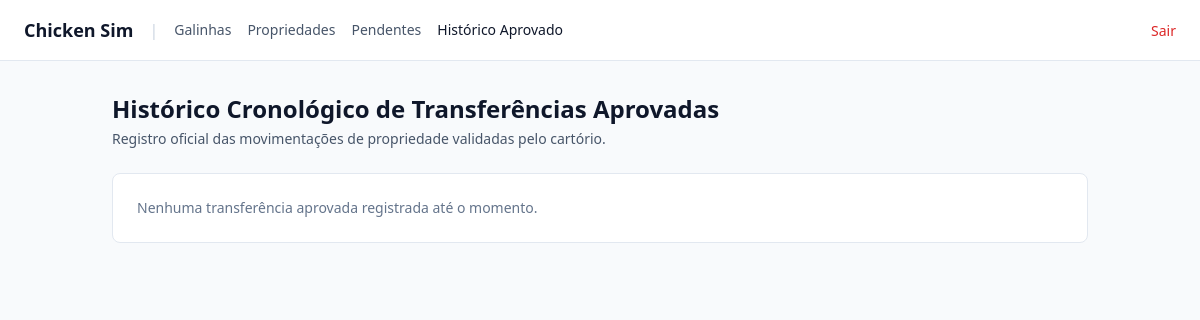
Page /transferencias/historico/ (signed in) on the earlier database version.
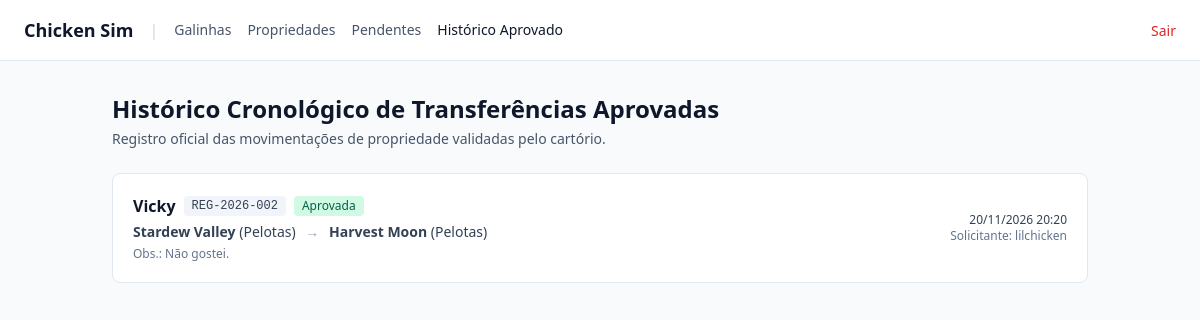
Same page on the later database version.
### cartorio/models.py (models this page shows, shortened)
class Transferencia(models.Model):
    STATUS_TRANSF = [
        ('pendente', 'Pendente'),
        ('aprovada', 'Aprovada'),
        ('rejeitada', 'Rejeitada'),
    ]
    animal = models.ForeignKey(
        Animal, on_delete=models.CASCADE, related_name='transferencias'
    )
    propriedade_origem = models.ForeignKey(
        Propriedade, on_delete=models.PROTECT, related_name='transferencias_saida'
    )
    propriedade_destino = models.ForeignKey(
        Propriedade, on_delete=models.PROTECT, related_name='transferencias_entrada'
    )
    solicitante = models.ForeignKey(Usuario, on_delete=models.CASCADE)
    status = models.CharField(
        max_length=20, choices=STATUS_TRANSF, default='pendente'
    )
    motivo_rejeicao = models.TextField(blank=True, null=True)
    observacao = models.TextField(blank=True, default='')
    data_solicitacao = models.DateTimeField(auto_now_add=True)
    data_decisao = models.DateTimeField(blank=True, null=True)
    analisado_por = models.ForeignKey(
        Usuario,
        null=True,
        blank=True,
        on_delete=models.SET_NULL,
        related_name='analises_realizadas'
    )

class Animal(models.Model):
    SEXO_CHOICES = [
        ('M', 'Macho'),
        ('F', 'Fêmea'),
        ('N', 'Não definido'),
    ]
    STATUS_CHOICES = [
        ('ativo', 'Ativo'),
        ('inativo', 'Inativo'),
        ('morto', 'Morto'),
        ('transferido', 'Transferido'),
    ]
    numero_registro = models.CharField(max_length=50, unique=True) # RN01
    nome = models.CharField(max_length=150)
    especie = models.CharField(max_length=100, default='Galinha') # Default species is set to 'Galinha' (Chicken)
    raca = models.ForeignKey(Raca, on_delete=models.PROTECT)
    sexo = models.CharField(max_length=1, choices=SEXO_CHOICES)
    nascimento = models.DateField()
    propriedade_atual = models.ForeignKey(
        Propriedade, on_delete=models.PROTECT, related_name='animais'
    )
    pai = models.ForeignKey(
        'self',
        null=True,
        blank=True,
        on_delete=models.SET_NULL,
        related_name='filhos_pai'
    )
    mae = models.ForeignKey(
        'self',
        null=True,
        blank=True,
        on_delete=models.SET_NULL,
        related_name='filhos_mae'
    )
    status = models.CharField(
        max_length=20, choices=STATUS_CHOICES, default='ativo'
    )
    created_at = models.DateTimeField(auto_now_add=True)
    updated_at = models.DateTimeField(auto_now=True)

class Propriedade(models.Model):
    nome = models.CharField(max_length=150)
    municipio = models.CharField(max_length=100)
    produtor = models.ForeignKey(
        Usuario, on_delete=models.CASCADE, related_name='propriedades'
    )

class Usuario(AbstractUser):
    is_cartorio = models.BooleanField(default=False)

### cartorio/views.py (the view)
# urls.py: path('transferencias/historico/', TransferenciaHistoricoListView.as_view(), name='transferencia_historico'),
class TransferenciaHistoricoListView(LoginRequiredMixin, ListView):
    model = Transferencia
    template_name = 'cartorio/transferencia_historico_list.html'
    context_object_name = 'transferencias'
    def get_queryset(self):
        user = self.request.user
        qs = Transferencia.objects.filter(status='aprovada').select_related(
            'animal',
            'propriedade_origem',
            'propriedade_origem__produtor',
            'propriedade_destino',
            'propriedade_destino__produtor',
            'solicitante',
        )
        if not getattr(user, 'is_cartorio', False):
            qs = qs.filter(
                Q(propriedade_origem__produtor=user)
                | Q(propriedade_destino__produtor=user)
            )
        return qs.order_by('-data_decisao', '-data_solicitacao', '-pk')

### cartorio/templates/cartorio/transferencia_historico_list.html (shortened to what this page needs)
<!DOCTYPE html>
<html lang="pt-br">
<head>
  <script src="https://cdn.tailwindcss.com"></script>
</head>
<body class="bg-slate-50 text-slate-800 min-h-screen">
  <nav class="bg-white border-b border-slate-200 px-6 py-4 flex items-center justify-between">
    <div class="flex items-center gap-4">
      {% if request.user.is_cartorio %}
        <a href="{% url 'cartorio_dashboard' %}" class="font-bold text-lg text-slate-900">Chicken Sim</a>
        <span class="text-slate-300">|</span>
        <a href="{% url 'animal_list' %}" class="text-sm text-slate-600 hover:text-slate-900">Galinhas</a>
        <a href="{% url 'propriedade_list' %}" class="text-sm text-slate-600 hover:text-slate-900">Propriedades</a>
        <a href="{% url 'transferencia_pendentes' %}" class="text-sm text-slate-600 hover:text-slate-900">Pendentes</a>
      {% else %}
        <a href="{% url 'produtor_dashboard' %}" class="font-bold text-lg text-slate-900">Chicken Sim</a>
        <span class="text-slate-300">|</span>
        <a href="{% url 'produtor_dashboard' %}" class="text-sm text-slate-600 hover:text-slate-900">Meu Painel</a>
      {% endif %}
      <a href="{% url 'transferencia_historico' %}" class="text-sm font-medium text-slate-900">
        Histórico Aprovado
      </a>
    </div>
    <form method="post" action="{% url 'logout' %}" class="inline">
      <button type="submit" class="text-sm text-red-600 hover:underline font-medium">Sair</button>
    </form>
  </nav>
  <main class="max-w-5xl mx-auto px-6 py-8 space-y-6">
    <div>
      <h1 class="text-2xl font-bold text-slate-900">Histórico Cronológico de Transferências Aprovadas</h1>
      <p class="text-sm text-slate-600 mt-1">
        Registro oficial das movimentações de propriedade validadas pelo cartório.
      </p>
    </div>
    {% if transferencias %}
      <div class="bg-white rounded-lg border border-slate-200 shadow-xs divide-y divide-slate-100">
        {% for item in transferencias %}
          <article class="p-5 flex flex-col sm:flex-row sm:items-center sm:justify-between gap-4">
            <div class="space-y-1">
              <div class="flex items-center gap-2">
                <span class="font-semibold text-slate-900">{{ item.animal.nome }}</span>
                <span class="font-mono text-xs bg-slate-100 text-slate-700 px-2 py-0.5 rounded">
                  {{ item.animal.numero_registro }}
                </span>
                <span class="text-xs font-medium bg-emerald-100 text-emerald-800 px-2 py-0.5 rounded">
                  Aprovada
                </span>
              </div>
              <p class="text-sm text-slate-700">
                <strong>{{ item.propriedade_origem.nome }}</strong> ({{ item.propriedade_origem.municipio }})
                <span class="mx-1.5 text-slate-400">&rarr;</span>
                <strong>{{ item.propriedade_destino.nome }}</strong> ({{ item.propriedade_destino.municipio }})
              </p>
              {% if item.observacao %}
                <p class="text-xs text-slate-500">Obs.: {{ item.observacao }}</p>
              {% endif %}
            </div>
            <div class="text-xs text-slate-500 sm:text-right shrink-0">
              <p class="font-medium text-slate-700">
                {{ item.data_decisao|date:"d/m/Y H:i" }}
              </p>
              <p>Solicitante: {{ item.solicitante.username }}</p>
            </div>
          </article>
        {% endfor %}
      </div>
    {% else %}
      <div class="bg-white p-6 rounded-lg border border-slate-200 shadow-xs text-sm text-slate-500">
        Nenhuma transferência aprovada registrada até o momento.
      </div>
    {% endif %}
  </main>
</body>
</html>

Differences in the rows shown:
added Transferencia: animal.nome "Vicky", animal.numero_registro "REG-2026-002", propriedade_origem.nome "Stardew Valley", propriedade_origem.municipio "Pelotas", propriedade_destino.nome "Harvest Moon", propriedade_destino.municipio "Pelotas", observacao "Não gostei.", data_decisao "20/11/2026 20:20", solicitante.username "lilchicken"
Other differences:
text no longer shown: "Nenhuma transferência aprovada registrada até o momento."
